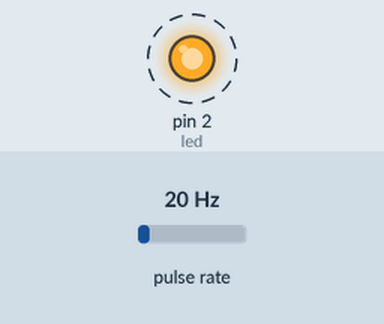
The sketch below on a simulated Arduino Uno, built with avr-gcc and run on an emulated ATmega328P. On the bench: output pins drawn as LEDs (lit = HIGH). Wiring (inferred from the names in the program): pulse sensor: data pin 3. Dashed ring = blinking. Inputs (shaded band) come from the test bench; at power-on: pulse rate 20 Hz. What the sketch prints to the serial monitor is not drawn.

Above: at 0.5 s.
Timing chart, 0 to 4.6 s (numbered marks = the images above):
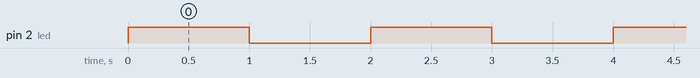

Measured:
- by itself, pin 2 (led): alternates HIGH for 1.0 s and LOW for 1.0 s

The sketch:

Timer_Interrupt_Flow_Rate_Measuerment.ino
```cpp
// Program Date : 21-04-2016
// Author       : Dr.Selvaraaju Murugesan
// Description  : Flow Rate Measurements

// Initialise LED Pin
#define led 2
#define flowmeter 3

// Variable declaration
volatile float flowrate;
volatile static int pulses=0;

void setup() {
  pinMode(led, OUTPUT);

  //set timer1 interrupt at 1Hz

  TCCR1A = 0;// set TCCR1A register to 0
  TCCR1B = 0;// set TCCR1B register to 0
  TCNT1  = 0;//initialize counter value to 0

  // Using the prescaler of 10224, the value of 15624 has to be set for getting 1 Hz
  OCR1A = 15624;// = (16*10^6) / (1*1024) - 1

  // turn on CTC mode for timer to compare
  TCCR1B |= (1 << WGM12);

  // Set CS12 and CS10 bits for 1024 prescaler
  TCCR1B |= (1 << CS12) | (1 << CS10);

  // enable timer compare interrupt
  TIMSK1 |= (1 << OCIE1A);


  pinMode(flowmeter, INPUT);
  attachInterrupt(digitalPinToInterrupt(flowmeter), flowinterrupt, CHANGE);
  Serial.begin(9600);
  sei();

}


void loop()
{

}

// Timer1 ISR
ISR(TIMER1_COMPA_vect)
{
  digitalWrite(led,!(digitalRead(led)));
  flowrate = pulses / (7.5 * 60);
  Serial.println(flowrate);
  pulses = 0;
}

void flowinterrupt()
{
  pulses = pulses + 1;
  //Serial.println(pulses);
}
```
